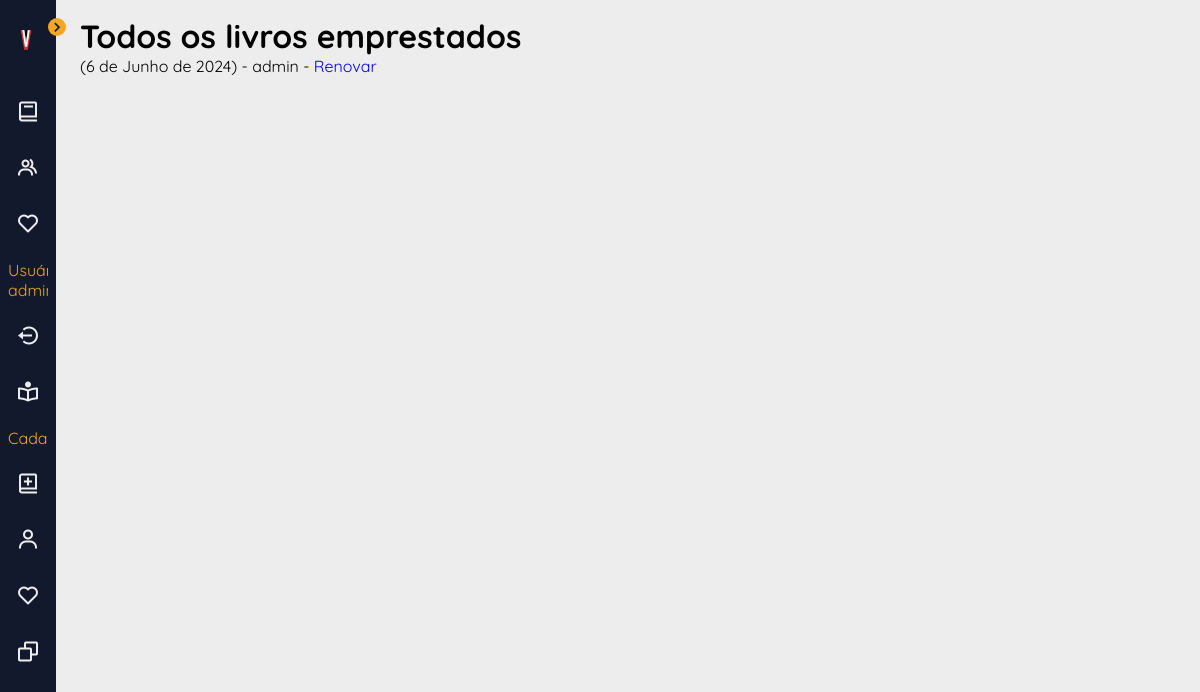
/catalogo/borrowed/ (signed in), run on an earlier commit of the app's database.
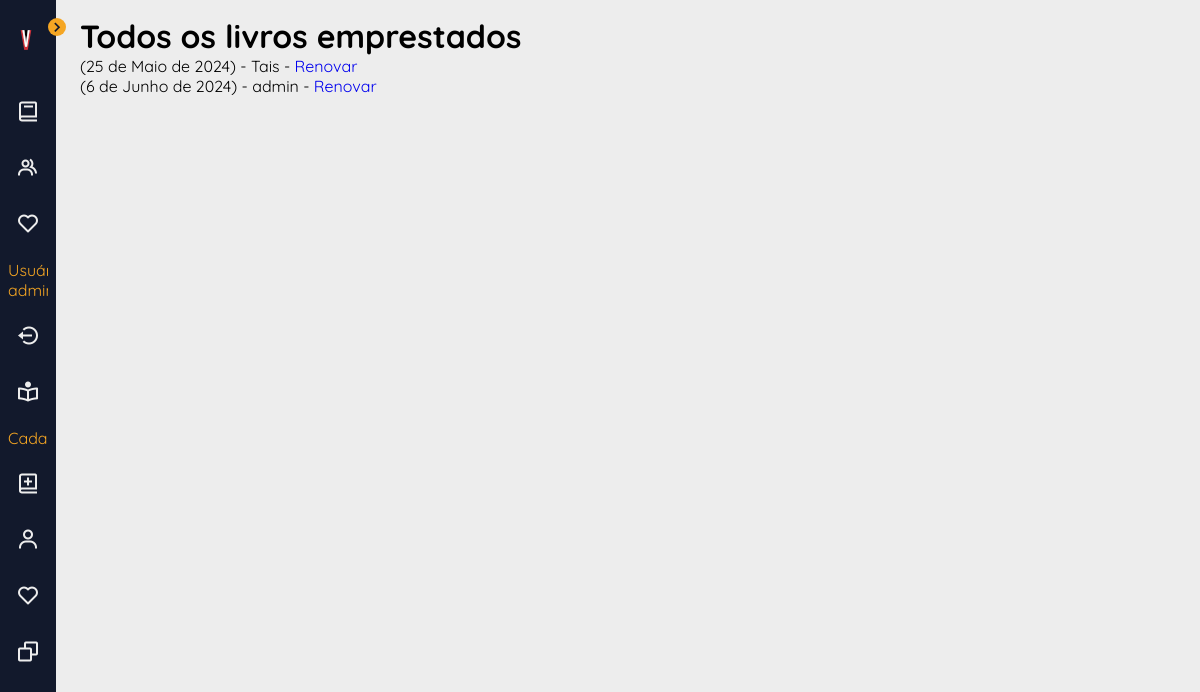
And on a later commit of the database.
### catalogo/models.py (models this page shows, shortened)
class BookInstance(models.Model):
    id = models.UUIDField(primary_key=True, default=uuid.uuid4,
                          help_text="Identificação única para o livro no sistema")
    book = models.ForeignKey('Book', on_delete=models.RESTRICT, null=True, verbose_name='Livro')
    due_back = models.DateField('Devolução', null=True, blank=True, help_text='Data de devolução')
    borrower = models.ForeignKey(
        settings.AUTH_USER_MODEL, on_delete=models.SET_NULL, null=True, blank=True, verbose_name='Mutuário')
    @property
    def is_overdue(self):
        return bool(self.due_back and date.today() > self.due_back)
    LOAN_STATUS = (
        ('o', 'Emprestado'),
        ('a', 'Disponível'),
    )
    status = models.CharField(
        max_length=1,
        choices=LOAN_STATUS,
        blank=True,
        default='a',
        help_text='Disponibilidade do livro')
    class Meta:
        ordering = ['due_back']
        permissions = (("can_mark_returned", "Set book as returned"),)

### catalogo/views.py (the view)
# urls.py: path(r'borrowed/', views.LoanedBooksAllListView.as_view(), name='all-borrowed'),  # Added for challenge
class LoanedBooksAllListView(PermissionRequiredMixin, generic.ListView):
    model = BookInstance
    permission_required = 'catalogo.can_mark_returned'
    template_name = 'catalogo/bookinstance_list_borrowed_all.html'
    paginate_by = 10
    def get_queryset(self):
        return BookInstance.objects.filter(status__exact='o').order_by('due_back')

### catalogo/templates/catalogo/bookinstance_list_borrowed_all.html
{% extends "base_generic.html" %}
{% block content %}
    <h1>Todos os livros emprestados</h1>
    {% if bookinstance_list %}
    <ul>
      {% for bookinst in bookinstance_list %}
      <li class="{% if bookinst.is_overdue %}text-danger{% endif %}">
        <a href="{% url 'book-detail' bookinst.book.pk %}">{{bookinst.book.title}}</a> ({{ bookinst.due_back }}) {% if user.is_staff %}- {{ bookinst.borrower }}{% endif %} {% if perms.catalogo.can_mark_returned %}- <a href="{% url 'renew-book-librarian' bookinst.id %}">Renovar</a>  {% endif %}
      </li>
      {% endfor %}
    </ul>
    {% else %}
      <p>Não existem livros emprestados.</p>
    {% endif %}
{% endblock %}

### catalogo/templates/base_generic.html (shortened to what this page needs)
<!DOCTYPE html>
<html lang="pt-br">
{% load static %}
<head>
  <link rel="stylesheet" href="{% static 'assets/css/base.css' %}">
  <link href='https://cdn.jsdelivr.net/npm/boxicons@2.0.5/css/boxicons.min.css' rel='stylesheet'>
</head>
<body id="body">
  {% block sidebar %}
  <div class="l-navbar" id="navbar">
    <nav class="nav">
        <div>
            <a href="{% url 'index' %}" class="nav__logo">
                <img src="{% static 'assets/icons/openlearn-univesp.png' %}" alt="" class="nav__logo-icon">
            </a>
            <div class="nav__toggle" id="nav-toggle">
                <i class='bx bx-chevron-right'></i>
            </div>
            <ul class="nav__list">
                <a href="{% url 'books' %}" class="nav__link">
                    <i class='bx bx-book nav__icon' ></i>
                </a>
                <a href="{% url 'autores' %}" class="nav__link">
                    <i class='bx bx-group nav__icon' ></i>
                </a>
                <a href="{% url 'gêneros' %}" class="nav__link">
                    <i class='bx bx-heart nav__icon'></i>
                </a>
                {% if user.is_authenticated %}
                <p style="color: #F5A623">Usuáro: {{ user.get_username }}</p>
                <a href="{% url 'logout'%}?next={{request.path}}" class="nav__link">
                    <i class='bx bx-log-out-circle nav__icon'></i>
                </a>
                {% else %}
                <a href="{% url 'login'%}?next={{request.path}}" class="nav__link">
                <i class='bx bx-log-in-circle nav__icon'></i>
                <span class="nav__text">Login</span>
                </a>
                {% endif %}
                {% if user.is_staff %}
              <a href="{% url 'all-borrowed' %}" class="nav__link">
                  <i class='bx bx-book-reader nav__icon'></i>
              </a>
              <p style="color: #F5A623">Cadastros</p>
              {% if perms.catalogo.add_book %}
              <a href="{% url 'book-create' %}" class="nav__link">
                  <i class='bx bx-book-add nav__icon'></i>
              </a>
              {% endif %}
              {% if perms.catalogo.add_autor %}
              <a href="{% url 'autor-create' %}" class="nav__link">
                  <i class='bx bx-user nav__icon'></i>
              </a>
              {% endif %}
              {% if perms.catalogo.add_gênero %}
              <a href="{% url 'gênero-create' %}" class="nav__link">
                  <i class='bx bx-heart nav__icon' ></i>
              </a>
              {% endif %}
              {% if perms.catalogo.add_bookinstance %}
              <a href="{% url 'bookinstance-create' %}" class="nav__link">
                  <i class='bx bx-copy nav__icon'></i>
              </a>
              {% endif %}
              {% elif user.is_authenticated%}
              <a href="{% url 'my-borrowed' %}" class="nav__link">
                <i class='bx bx-book-reader nav__icon'></i>
                <span class="nav__text">Empréstimos</span>
              </a>
            {% endif %}
            </ul>
        </div>
    </nav>
  </div>
  {% endblock %}
  {% block content %}{% endblock %}
</body>
</html>

### catalogo/static/assets/css/base.css (style rules this page uses)
:root { --first-color: #12192C; --second-color: #F5A623; --white-color: #EDEDED; }
:root { --body-font: 'Quicksand', sans-serif; --small-font-size: 0.875rem; }
@media screen and (min-width: 768px) { :root { --small-font-size: 0.938rem; } }
:root { --z-back: -10; --z-normal: 1; --z-tooltip: 10; --z-fixed: 100; --z-modal: 1000; }
body { position: relative; margin: 0; padding: 1rem 0 0 5rem; font-family: var(--body-font); background-color: var(--white-color); -webkit-transition: .5s; transition: .5s; }
h1 { margin: 0; }
ul, li { margin: 0; padding: 0; list-style: none; }
a { text-decoration: none; }
.l-navbar { position: fixed; top: 0; left: 0; width: 56px; height: 100vh; background-color: var(--first-color); padding: 1.25rem .5rem 2rem; -webkit-transition: .5s; transition: .5s; z-index: var(--z-fixed); }
.nav { height: 100%; display: -webkit-box; display: -ms-flexbox; display: flex; -webkit-box-orient: vertical; -webkit-box-direction: normal; -ms-flex-direction: column; flex-direction: column; -webkit-box-pack: justify; -ms-flex-pack: justify; justify-content: space-between; overflow: auto; }
.nav__logo { display: -webkit-box; display: -ms-flexbox; display: flex; -webkit-box-align: center; -ms-flex-align: center; align-items: center; margin-bottom: 2rem; padding: 0 .5rem; }
.nav__logo-icon { margin-right: 1.2rem; }
.nav__toggle { position: absolute; top: 1.10rem; right: -.6rem; width: 18px; height: 18px; background-color: var(--second-color); border-radius: 50%; font-size: 1.25rem; color: var(--first-color); display: -webkit-box; display: -ms-flexbox; display: flex; -webkit-box-align: center; -ms-flex-align: center; align-items: center; -webkit-box-pack: center; -ms-flex-pack: center; justify-content: center; cursor: pointer; -webkit-transition: .5s; transition: .5s; }
.nav__link { display: -webkit-box; display: -ms-flexbox; display: flex; -webkit-box-align: center; -ms-flex-align: center; align-items: center; padding: .5rem; margin-bottom: 1rem; border-radius: .5rem; color: var(--white-color); -webkit-transition: .3s; transition: .3s; }
.nav__icon { font-size: 1.5rem; margin-right: 1rem; }

What changed in the data, as far as the page shows it:
now on this page (row edited): BookInstance: due_back "25 de Maio de 2024", borrower "Tais"
